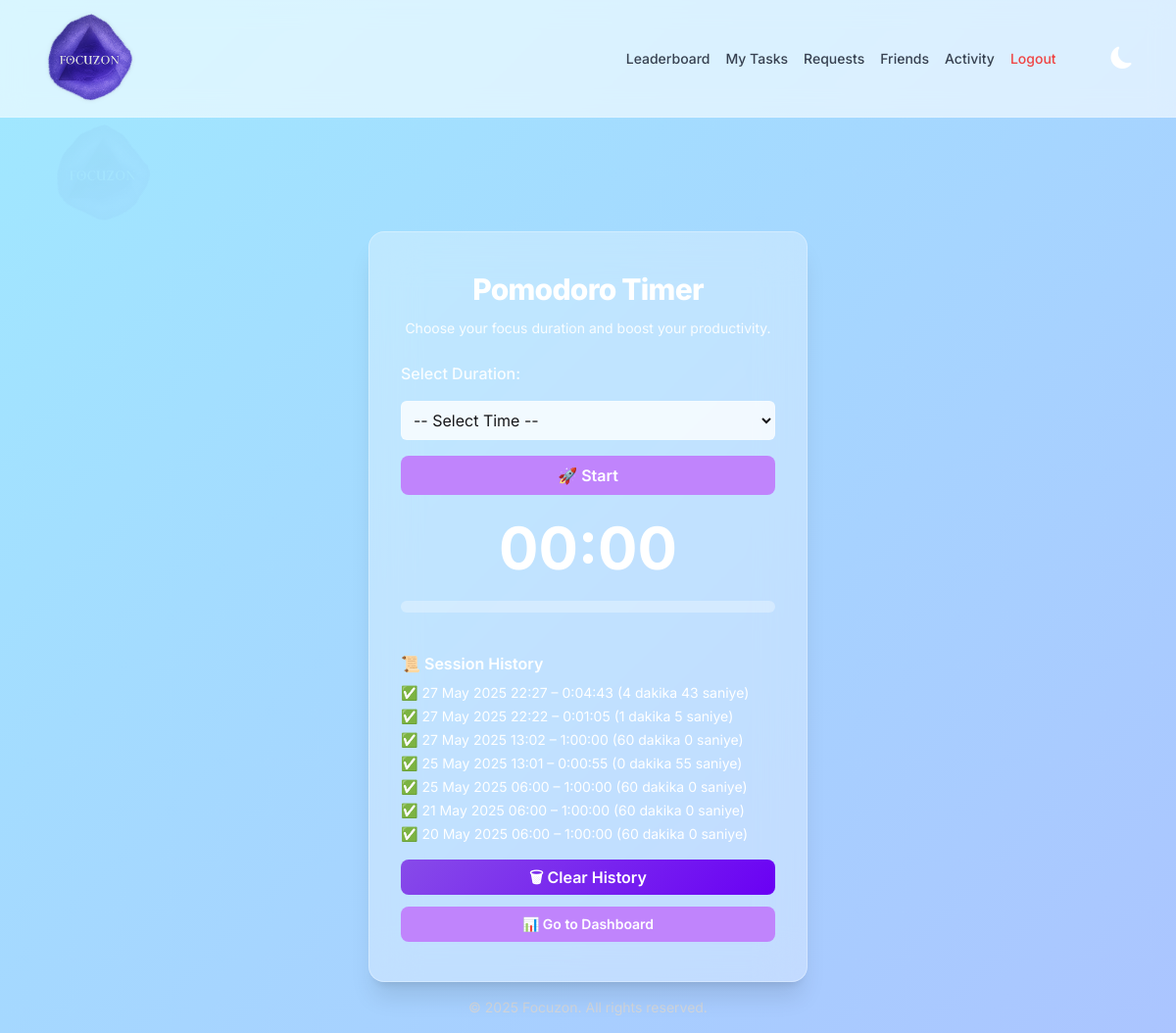
Screenshot of /pomodoro/start/ (signed in) with the database file from the repository.
### pomodoro/models.py (models this page shows, shortened)
class PomodoroSession(models.Model):
    user = models.ForeignKey(settings.AUTH_USER_MODEL, on_delete=models.CASCADE)
    start_time = models.DateTimeField()
    end_time = models.DateTimeField(null=True, blank=True)
    duration = models.DurationField(null=True, blank=True)  # Geçen süre burada saklanıyor
    is_completed = models.BooleanField(default=False)
    def formatted_duration(self):
        if self.duration:
            total_seconds = int(self.duration.total_seconds())
            minutes, seconds = divmod(total_seconds, 60)
            return f"{minutes} dakika {seconds} saniye"
        return "Tamamlanmadı"

### pomodoro/views.py (the view, shortened to what this page needs)
# urls.py: path("start/", views.start_pomodoro, name="start_pomodoro"),
@login_required
def start_pomodoro(request):
    past_sessions = PomodoroSession.objects.filter(user=request.user, is_completed=True).order_by("-start_time")
    active_session = PomodoroSession.objects.filter(user=request.user, is_completed=False).first()
    return render(request, "pomodoro/start_pomodoro.html", {
        "past_sessions": past_sessions,
        "active_session": active_session
    })

### pomodoro/templates/pomodoro/start_pomodoro.html (shortened to what this page needs)
{% extends "base.html" %}
{% load static %}
{% block body_class %}pomodoro-page{% endblock %}
{% block content %}
<div class="mt-24 max-w-md mx-auto bg-white/30 dark:bg-white/10
    border border-white/30
    shadow-xl backdrop-blur-xl rounded-2xl px-8 py-10 text-center">
  <h2 class="text-3xl font-extrabold text-white dark:text-white mb-3 tracking-tight">Pomodoro Timer</h2>
  <p class="text-sm text-white/90 dark:text-zinc-100 mb-6">Choose your focus duration and boost your productivity.</p>
  <form method="POST" id="pomodoro-form" class="text-left space-y-4">
    <label for="id_duration" class="block text-white/90 dark:text-white font-medium">Select Duration:</label>
    <select id="id_duration" name="duration"
      class="w-full rounded-md border border-white/20 dark:border-zinc-600 bg-white/80 dark:bg-zinc-800 text-zinc-900 dark:text-white p-2 focus:outline-none focus:ring-2 focus:ring-purple-400 transition">
      <option value="">-- Select Time --</option>
    </select>
    <button type="button" id="startBtn"
      class="w-full bg-purple-400 hover:bg-purple-500 text-white py-2 px-4 rounded-lg font-semibold transition">🚀 Start</button>
  </form>
  <h2 id="timer" class="text-6xl font-bold text-white dark:text-white mt-6">00:00</h2>
  <div class="mt-6 w-full h-3 bg-white/30 rounded-full overflow-hidden">
  </div>
  <div class="mt-10 text-left text-sm text-white dark:text-white">
    <h3 class="text-base font-semibold mb-2">📜 Session History</h3>
    <ul class="space-y-1">
      {% for session in past_sessions %}
      <li>✅ {{ session.start_time|date:"d M Y H:i" }} – {{ session.duration }} ({{ session.formatted_duration }})</li>
      {% empty %}
      <li>No previous sessions yet.</li>
      {% endfor %}
    </ul>
    <button id="clearSessions"
      class="w-full mt-4 bg-purple-400 hover:bg-purple-500 text-white py-2 px-4 rounded-lg font-semibold transition">🗑 Clear History</button>
    <a href="{% url 'dashboard' %}"
      class="w-full inline-block mt-3 text-center bg-purple-400 hover:bg-purple-500 text-white py-2 px-4 rounded-lg font-semibold transition">📊 Go to Dashboard</a>
  </div>
</div>
{% endblock %}

### static/css/styles.css (style rules this page uses)
:root { --bg-color: #fff9f9; --text-color: #1f1f1f; --card-bg: #fefefe; --accent-color: #f6c6e8; --gradient-bg: linear-gradient(135deg, #fbeaff, #b4f8c8, #f8f6a1, #bde0fe); }
body { font-family: 'Sora', sans-serif; margin: 0; padding: 0; min-height: 100vh; background: linear-gradient(135deg, #d9c2f3, #b4b5f9, #b0e0f3); background-attachment: fixed; background-size: 400% 400%; animation: gradientShift 15s ease infinite; color: #333; background-color: var(--bg-color); color: var(--text-color); transition: background-color 0.3s ease, color 0.3s ease; overflow: hidden; overflow-y: auto; }
body.pomodoro-page::before { content: ""; position: absolute; top: 100px; left: 30px; width: 150px; height: 150px; background-image: url('/static/images/focuzon_logo_.png'); background-size: contain; background-repeat: no-repeat; opacity: 0.04; z-index: 0; }
button, .btn { background: linear-gradient(135deg, #874be9, #6a00f4); color: white; border: none; padding: 12px 20px; cursor: pointer; border-radius: 8px; font-size: 1rem; transition: all 0.3s ease; text-decoration: none; display: inline-block; font-weight: bold; }
body { background-size: 400% 400%; animation: gradientShift 15s ease infinite; }
body[data-theme="light"] { background-image: linear-gradient(-45deg, #ffc0cb, #b6a0ff, #a0e9ff); }
html { overflow-y: scroll; }

### accounts/templates/base.html (style rules this page uses)
body { font-family: 'Inter', sans-serif; }

### rows the page displays
PomodoroSession: start_time "27 May 2025 22:27", duration "0:04:43", formatted_duration "4 dakika 43 saniye"
PomodoroSession: start_time "27 May 2025 22:22", duration "0:01:05", formatted_duration "1 dakika 5 saniye"
PomodoroSession: start_time "27 May 2025 13:02", duration "1:00:00", formatted_duration "60 dakika 0 saniye"
PomodoroSession: start_time "25 May 2025 13:01", duration "0:00:55", formatted_duration "0 dakika 55 saniye"
PomodoroSession: start_time "25 May 2025 06:00", duration "1:00:00", formatted_duration "60 dakika 0 saniye"
PomodoroSession: start_time "21 May 2025 06:00", duration "1:00:00", formatted_duration "60 dakika 0 saniye"
PomodoroSession: start_time "20 May 2025 06:00", duration "1:00:00", formatted_duration "60 dakika 0 saniye"
